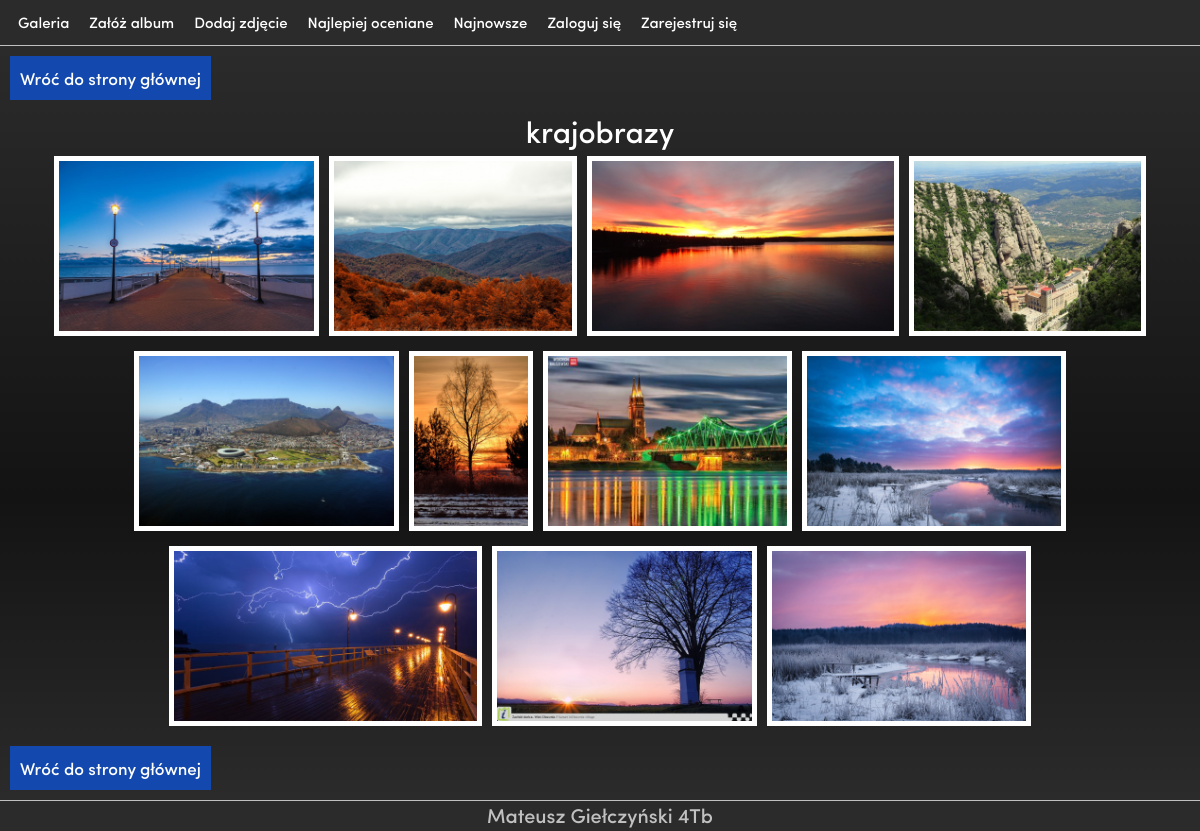
The page /main/album.php?id=64 on the database its author committed.
### tables this page shows
CREATE TABLE `albumy` (
  `id` int(11) NOT NULL,
  `tytul` varchar(100) NOT NULL,
  `data` datetime NOT NULL DEFAULT current_timestamp(),
  `id_uzytkownika` int(11) NOT NULL
);

CREATE TABLE `zdjecia` (
  `id` int(11) NOT NULL,
  `opis` varchar(255) NOT NULL,
  `id_albumu` int(11) NOT NULL,
  `data` datetime NOT NULL DEFAULT current_timestamp(),
  `zaakceptowane` tinyint(1) NOT NULL
);

### main/album.php (the view, shortened to what this page needs)
<!DOCTYPE HTML>
<html>
<head>
	<link  rel="stylesheet" href="..\style\style.css">
  <link  rel="stylesheet" href="..\style\menu_style.css">
</head>
<body>
<?php
  include("../include/menu.php");
?>
<div id="background" style="text-align:center;">
<p style="text-align:left;">
<a href="../index.php" style="background: var(--color4); text-decoration: none; margin: 10px; padding: 10px; display:inline-block" > Wróć do strony głównej</a><br></p>
<?php
  $items_on_page=20;
  include("../include/baza.php");
  $albumy=mysqli_query($baza , "SELECT `albumy`.`tytul` FROM albumy where id='".$_SESSION["id_albumu"]."'");
  $tytul = mysqli_fetch_assoc($albumy)["tytul"];
  echo("<p style='font-size:30px;'>".$tytul."</p>");
  $zdjecia=mysqli_query($baza , "SELECT `zdjecia`.`id` FROM zdjecia WHERE zaakceptowane = '1' AND id_albumu='".$_SESSION["id_albumu"]."' ORDER BY `zdjecia`.`data` DESC
  LIMIT ".(int)$_SESSION["page"]*$items_on_page.",".$items_on_page.";"
  );
  while($zdjecie = mysqli_fetch_assoc($zdjecia)) {
    echo('<a href="foto.php?id='.$zdjecie['id'].'"><img src="../photo/'.$_SESSION["id_albumu"].'/'.$zdjecie['id'].'-min.png'.'" alt="" style="height:180px;"></a>');
  }
  ?>
<p style="text-align:left;">
<a href="../index.php" style="background: var(--color4); text-decoration: none; margin: 10px; padding: 10px; display:inline-block" > Wróć do strony głównej</a><br></p>
</div>
<?php include("../include/footer.php");
mysqli_close($baza);?>
</body>
</html>

### style/style.css (style rules this page uses)
* { font-family: custom_font; box-sizing: border-box; margin: 0px; font-size: 17px; }
body { margin: 0px; box-sizing: border-box; color: white; background: black; }
#background { min-height: calc(100vh - 75px); background: linear-gradient(var(--color2),var(--color1) 60%,var(--color2)); border-top: 1px solid var(--color35); border-bottom: 1px solid var(--color35); }
img { display:inline-block; margin:5px; border: 5px solid white; }
a { text-decoration: none; color:white; cursor:pointer; }

### style/menu_style.css (style rules this page uses)
:root { --color1: #131313; --color2: #2b2b2b; --color25:#313131; --color3: #86868b; --color35: #f0f0f0c2; --color4: #1349ae; }

### rows shown on the page
albumy: tytul "krajobrazy"
zdjecia: shows a picture
zdjecia: shows a picture
zdjecia: shows a picture
zdjecia: shows a picture
zdjecia: shows a picture
zdjecia: shows a picture
zdjecia: shows a picture
zdjecia: shows a picture
zdjecia: shows a picture
zdjecia: shows a picture
zdjecia: shows a picture
